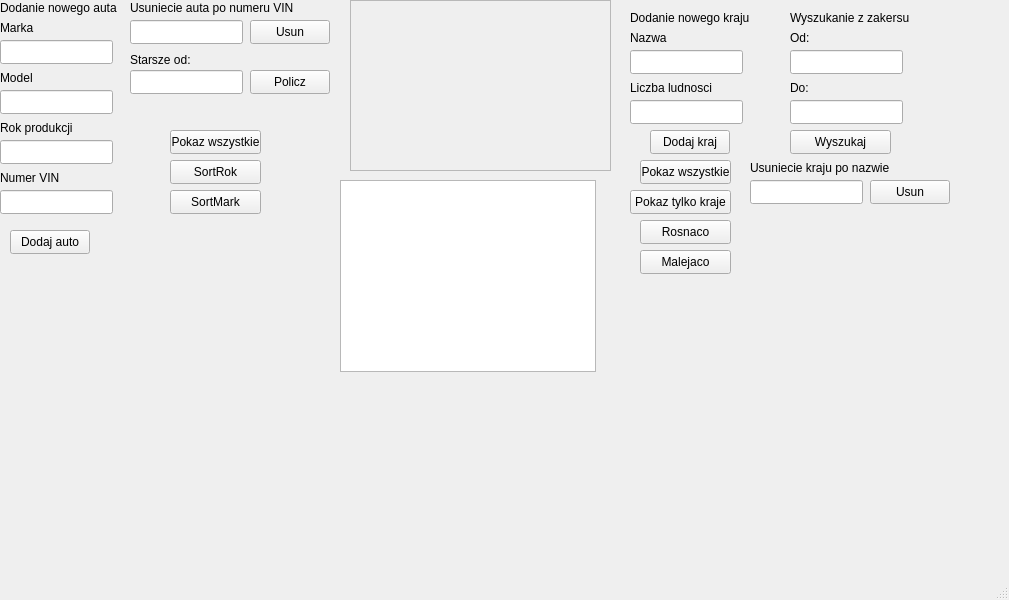
<?xml version="1.0" encoding="UTF-8"?>
<ui version="4.0">
 <class>MainWindow</class>
 <widget class="QMainWindow" name="MainWindow">
  <property name="geometry">
   <rect>
    <x>0</x>
    <y>0</y>
    <width>1009</width>
    <height>600</height>
   </rect>
  </property>
  <property name="windowTitle">
   <string>MainWindow</string>
  </property>
  <widget class="QWidget" name="centralwidget">
   <widget class="QLabel" name="label_add">
    <property name="geometry">
     <rect>
      <x>0</x>
      <y>0</y>
      <width>121</width>
      <height>16</height>
     </rect>
    </property>
    <property name="text">
     <string>Dodanie nowego auta</string>
    </property>
   </widget>
   <widget class="QLineEdit" name="mark">
    <property name="geometry">
     <rect>
      <x>0</x>
      <y>40</y>
      <width>113</width>
      <height>24</height>
     </rect>
    </property>
   </widget>
   <widget class="QLabel" name="label_mark">
    <property name="geometry">
     <rect>
      <x>0</x>
      <y>20</y>
      <width>49</width>
      <height>16</height>
     </rect>
    </property>
    <property name="text">
     <string>Marka</string>
    </property>
   </widget>
   <widget class="QLineEdit" name="model">
    <property name="geometry">
     <rect>
      <x>0</x>
      <y>90</y>
      <width>113</width>
      <height>24</height>
     </rect>
    </property>
    <property name="text">
     <string/>
    </property>
   </widget>
   <widget class="QLabel" name="label_model">
    <property name="geometry">
     <rect>
      <x>0</x>
      <y>70</y>
      <width>49</width>
      <height>16</height>
     </rect>
    </property>
    <property name="text">
     <string>Model</string>
    </property>
   </widget>
   <widget class="QLineEdit" name="year">
    <property name="geometry">
     <rect>
      <x>0</x>
      <y>140</y>
      <width>113</width>
      <height>24</height>
     </rect>
    </property>
    <property name="text">
     <string/>
    </property>
   </widget>
   <widget class="QLabel" name="label_nrVIN">
    <property name="geometry">
     <rect>
      <x>0</x>
      <y>170</y>
      <width>71</width>
      <height>16</height>
     </rect>
    </property>
    <property name="text">
     <string>Numer VIN</string>
    </property>
   </widget>
   <widget class="QLineEdit" name="nrVIN">
    <property name="geometry">
     <rect>
      <x>0</x>
      <y>190</y>
      <width>113</width>
      <height>24</height>
     </rect>
    </property>
    <property name="text">
     <string/>
    </property>
   </widget>
   <widget class="QLabel" name="label_year">
    <property name="geometry">
     <rect>
      <x>0</x>
      <y>120</y>
      <width>81</width>
      <height>16</height>
     </rect>
    </property>
    <property name="text">
     <string>Rok produkcji</string>
    </property>
   </widget>
   <widget class="QPushButton" name="button_addCar">
    <property name="geometry">
     <rect>
      <x>10</x>
      <y>230</y>
      <width>80</width>
      <height>24</height>
     </rect>
    </property>
    <property name="text">
     <string>Dodaj auto</string>
    </property>
   </widget>
   <widget class="QPushButton" name="button_show_all">
    <property name="geometry">
     <rect>
      <x>170</x>
      <y>130</y>
      <width>91</width>
      <height>24</height>
     </rect>
    </property>
    <property name="text">
     <string>Pokaz wszystkie</string>
    </property>
   </widget>
   <widget class="QTextEdit" name="output">
    <property name="enabled">
     <bool>false</bool>
    </property>
    <property name="geometry">
     <rect>
      <x>350</x>
      <y>0</y>
      <width>261</width>
      <height>171</height>
     </rect>
    </property>
   </widget>
   <widget class="QLabel" name="label_older">
    <property name="geometry">
     <rect>
      <x>130</x>
      <y>50</y>
      <width>91</width>
      <height>20</height>
     </rect>
    </property>
    <property name="text">
     <string>Starsze od:</string>
    </property>
   </widget>
   <widget class="QLineEdit" name="older">
    <property name="geometry">
     <rect>
      <x>130</x>
      <y>70</y>
      <width>113</width>
      <height>24</height>
     </rect>
    </property>
   </widget>
   <widget class="QPushButton" name="button_older">
    <property name="geometry">
     <rect>
      <x>250</x>
      <y>70</y>
      <width>80</width>
      <height>24</height>
     </rect>
    </property>
    <property name="text">
     <string>Policz</string>
    </property>
   </widget>
   <widget class="QLabel" name="label_remove">
    <property name="geometry">
     <rect>
      <x>130</x>
      <y>0</y>
      <width>181</width>
      <height>16</height>
     </rect>
    </property>
    <property name="text">
     <string>Usuniecie auta po numeru VIN</string>
    </property>
   </widget>
   <widget class="QLineEdit" name="remove">
    <property name="geometry">
     <rect>
      <x>130</x>
      <y>20</y>
      <width>113</width>
      <height>24</height>
     </rect>
    </property>
   </widget>
   <widget class="QPushButton" name="button_remove">
    <property name="geometry">
     <rect>
      <x>250</x>
      <y>20</y>
      <width>80</width>
      <height>24</height>
     </rect>
    </property>
    <property name="text">
     <string>Usun</string>
    </property>
   </widget>
   <widget class="QPushButton" name="button_sortRok">
    <property name="geometry">
     <rect>
      <x>170</x>
      <y>160</y>
      <width>91</width>
      <height>24</height>
     </rect>
    </property>
    <property name="text">
     <string>SortRok</string>
    </property>
   </widget>
   <widget class="QPushButton" name="button_sortMark">
    <property name="geometry">
     <rect>
      <x>170</x>
      <y>190</y>
      <width>91</width>
      <height>24</height>
     </rect>
    </property>
    <property name="text">
     <string>SortMark</string>
    </property>
   </widget>
   <widget class="QLineEdit" name="nazwa">
    <property name="geometry">
     <rect>
      <x>630</x>
      <y>50</y>
      <width>113</width>
      <height>24</height>
     </rect>
    </property>
   </widget>
   <widget class="QLabel" name="label_liczba">
    <property name="geometry">
     <rect>
      <x>630</x>
      <y>80</y>
      <width>101</width>
      <height>16</height>
     </rect>
    </property>
    <property name="text">
     <string>Liczba ludnosci</string>
    </property>
   </widget>
   <widget class="QLineEdit" name="liczba">
    <property name="geometry">
     <rect>
      <x>630</x>
      <y>100</y>
      <width>113</width>
      <height>24</height>
     </rect>
    </property>
    <property name="text">
     <string/>
    </property>
   </widget>
   <widget class="QLabel" name="label_add_kraj">
    <property name="geometry">
     <rect>
      <x>630</x>
      <y>10</y>
      <width>121</width>
      <height>16</height>
     </rect>
    </property>
    <property name="text">
     <string>Dodanie nowego kraju</string>
    </property>
   </widget>
   <widget class="QLabel" name="label_nazwa">
    <property name="geometry">
     <rect>
      <x>630</x>
      <y>30</y>
      <width>49</width>
      <height>16</height>
     </rect>
    </property>
    <property name="text">
     <string>Nazwa</string>
    </property>
   </widget>
   <widget class="QPushButton" name="button_add_kraj">
    <property name="geometry">
     <rect>
      <x>650</x>
      <y>130</y>
      <width>80</width>
      <height>24</height>
     </rect>
    </property>
    <property name="text">
     <string>Dodaj kraj</string>
    </property>
   </widget>
   <widget class="QPushButton" name="button_show_all_kraje">
    <property name="geometry">
     <rect>
      <x>640</x>
      <y>160</y>
      <width>91</width>
      <height>24</height>
     </rect>
    </property>
    <property name="text">
     <string>Pokaz wszystkie</string>
    </property>
   </widget>
   <widget class="QPushButton" name="button_show_kraje">
    <property name="geometry">
     <rect>
      <x>630</x>
      <y>190</y>
      <width>101</width>
      <height>24</height>
     </rect>
    </property>
    <property name="text">
     <string>Pokaz tylko kraje</string>
    </property>
   </widget>
   <widget class="QLabel" name="label_do">
    <property name="geometry">
     <rect>
      <x>790</x>
      <y>80</y>
      <width>49</width>
      <height>16</height>
     </rect>
    </property>
    <property name="text">
     <string>Do:</string>
    </property>
   </widget>
   <widget class="QLabel" name="label_od">
    <property name="geometry">
     <rect>
      <x>790</x>
      <y>30</y>
      <width>49</width>
      <height>16</height>
     </rect>
    </property>
    <property name="text">
     <string>Od:</string>
    </property>
   </widget>
   <widget class="QLineEdit" name="zakres_od">
    <property name="geometry">
     <rect>
      <x>790</x>
      <y>50</y>
      <width>113</width>
      <height>24</height>
     </rect>
    </property>
   </widget>
   <widget class="QLineEdit" name="zakres_do">
    <property name="geometry">
     <rect>
      <x>790</x>
      <y>100</y>
      <width>113</width>
      <height>24</height>
     </rect>
    </property>
    <property name="text">
     <string/>
    </property>
   </widget>
   <widget class="QLabel" name="label_find">
    <property name="geometry">
     <rect>
      <x>790</x>
      <y>10</y>
      <width>121</width>
      <height>16</height>
     </rect>
    </property>
    <property name="text">
     <string>Wyszukanie z zakersu</string>
    </property>
   </widget>
   <widget class="QPushButton" name="button_find">
    <property name="geometry">
     <rect>
      <x>790</x>
      <y>130</y>
      <width>101</width>
      <height>24</height>
     </rect>
    </property>
    <property name="text">
     <string>Wyszukaj</string>
    </property>
   </widget>
   <widget class="QPushButton" name="button_remove_kraj">
    <property name="geometry">
     <rect>
      <x>870</x>
      <y>180</y>
      <width>80</width>
      <height>24</height>
     </rect>
    </property>
    <property name="text">
     <string>Usun</string>
    </property>
   </widget>
   <widget class="QLineEdit" name="remove_kraj">
    <property name="geometry">
     <rect>
      <x>750</x>
      <y>180</y>
      <width>113</width>
      <height>24</height>
     </rect>
    </property>
    <property name="text">
     <string/>
    </property>
   </widget>
   <widget class="QLabel" name="label_remove_kraj">
    <property name="geometry">
     <rect>
      <x>750</x>
      <y>160</y>
      <width>181</width>
      <height>16</height>
     </rect>
    </property>
    <property name="text">
     <string>Usuniecie kraju po nazwie</string>
    </property>
   </widget>
   <widget class="QPushButton" name="button_sort_rosn">
    <property name="geometry">
     <rect>
      <x>640</x>
      <y>220</y>
      <width>91</width>
      <height>24</height>
     </rect>
    </property>
    <property name="text">
     <string>Rosnaco</string>
    </property>
   </widget>
   <widget class="QPushButton" name="button_sort_mal">
    <property name="geometry">
     <rect>
      <x>640</x>
      <y>250</y>
      <width>91</width>
      <height>24</height>
     </rect>
    </property>
    <property name="text">
     <string>Malejaco</string>
    </property>
   </widget>
   <widget class="QTableView" name="tableView">
    <property name="geometry">
     <rect>
      <x>340</x>
      <y>180</y>
      <width>256</width>
      <height>192</height>
     </rect>
    </property>
   </widget>
  </widget>
  <widget class="QMenuBar" name="menubar">
   <property name="geometry">
    <rect>
     <x>0</x>
     <y>0</y>
     <width>1009</width>
     <height>21</height>
    </rect>
   </property>
  </widget>
  <widget class="QStatusBar" name="statusbar"/>
 </widget>
 <resources/>
 <connections/>
</ui>
